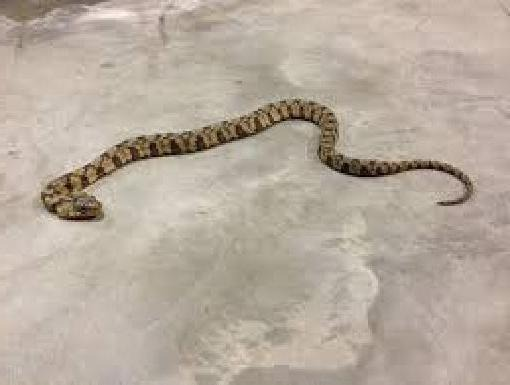
#> input picture training/labeled/02f0ec64-63a7-4fe1-ada6-c76a9150d327.jpg, 510 x 385 px, given in place of 9e0b5295-5714-45c3-b9a3-2ae66aa1c3a3.jpg, which was not available
$ python detector.py
#> lines starting #> are read from the running program, lines starting #| are printed output that depends on the picture; after the words box and inside, x2 and y2 are one past the last pixel; in counts of white or black regions, pixels touching at a corner belong together
import os
import numpy as np
import json
import cv2

# function to pull JSON data from annotations
def get_snake_data():
    """
    Returns a dictionary of the form { filename, x, y, x2, y2, label }
    """
    # get path to annotations JSON file
    json_file = "./training/labeled/_annotations.json"
    with open(json_file) as f:
#> (reads test/_annotations.json from the repository)
        full_annots = json.load(f)

    # create dictionary specifically for annotations
    annotations = full_annots["annotations"]

    # return annotations
    return annotations

# function for testing whether get_snake_data function works
def test_json(annotations):
    """
    Tests get_snake_data() by iterating over bounding boxes in test
    images

    Params:
        annotations = dictionary of images and bounding box locations
    """
    for filename in annotations:
        # open image
        img = cv2.imread("./training/labeled/" + str(filename))
#> img is the input picture: shape (385, 510, 3); mean B, G, R 158.2, 171.1, 182.9

        # get dimensions
        height, width, channels = img.shape
#> height = 385; width = 510; channels = 3

        # draw bounding boxes on img
        for box in annotations[filename]:
            # get coordinates
            x1 = int(box["x"] * width)
            x2 = int(box["x2"] * width)
            y1 = int(box["y"] * height)
            y2 = int(box["y2"] * height)

            # draw rectangle
            cv2.rectangle(img, (x1, y1), (x2, y2), (0, 255, 0), 3)
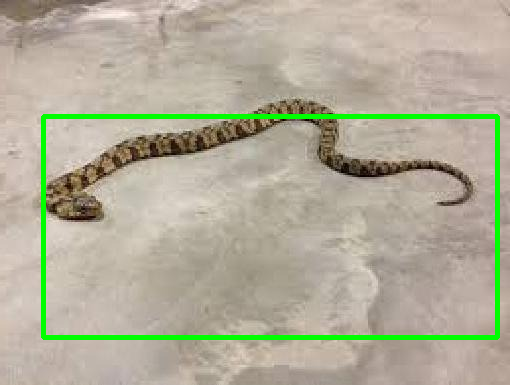
#> img: shape (385, 510, 3); 3.43% of pixels changed, all inside (x1, y1, x2, y2) = (41, 114, 500, 340)

        # show image
        cv2.imshow("snek", img)
        cv2.waitKey()
        cv2.destroyAllWindows()
#> pass 2 of the loop in test_json, `for filename in annotations:`:
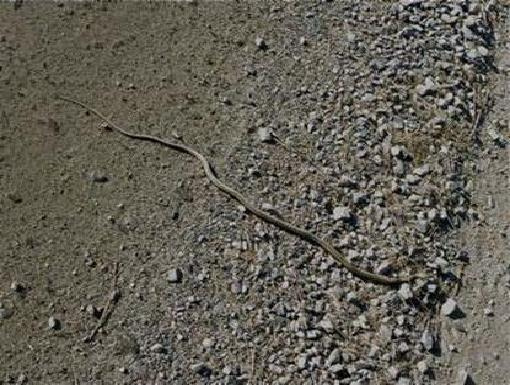
#> input picture training/labeled/07b20170-cc31-4db7-bded-2645dbab7f47.jpg, 510 x 385 px, given in place of b75c6c2b-a04b-4142-bb23-68a499c46684.jpg, which was not available
#> in test_json, img is the input picture: shape (385, 510, 3); mean B, G, R 84.7, 94.9, 98.2
#> after the loop in test_json, `for box in annotations[filename]:`:
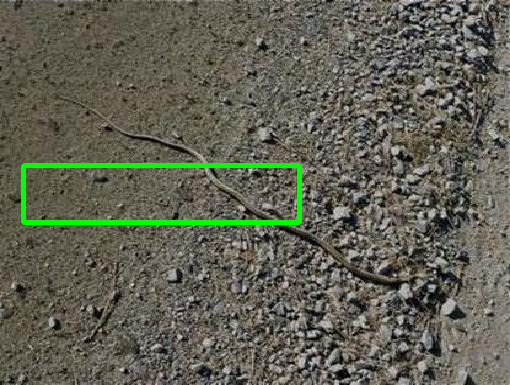
#> img: shape (385, 510, 3); 1.69% of pixels changed, all inside (x1, y1, x2, y2) = (21, 163, 302, 225)


# visualize dataset
annotations = get_snake_data()
#> (the run stopped early here; a loop or call above may not have finished)
